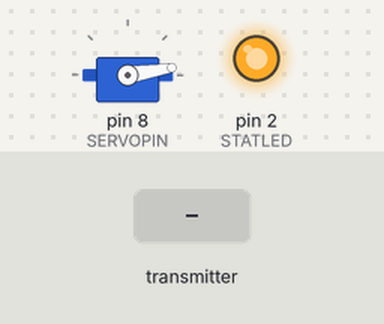
A sketch run on a simulated Arduino Uno, built with avr-gcc and run on an emulated ATmega328P. On the bench: servo, output pins drawn as LEDs (lit = HIGH). The test bench sets the inputs (shaded band). No radio packets arrive unless stated; what the sketch prints to the serial monitor is not drawn.

Above: at 1.2 s.
1.3 s: the transmitter starts sending potR = 0
At 2.0 s:
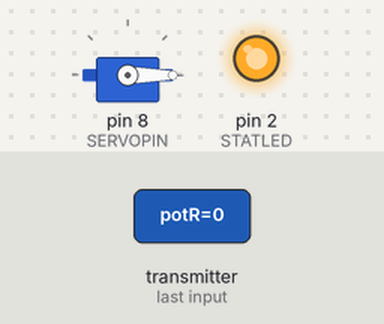
2.8 s: the transmitter starts sending potL = 0
5.8 s: the transmitter starts sending potR = 256
At 6.6 s:
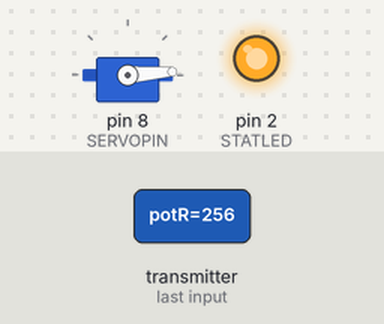
Timing chart, 0 to 8.8 s (numbered marks = the images above; inputs shaded):
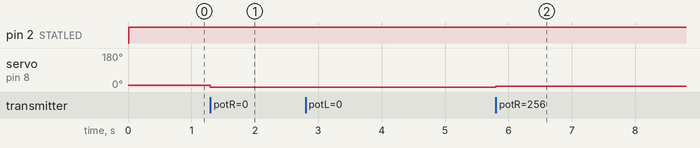

Measured:
- after the input at 1.3 s, servo on pin 8 (SERVOPIN): 9° → 0° at once
- after the input at 5.8 s, servo on pin 8 (SERVOPIN): 0° → 4° at once

The sketch:

receiver.ino
```cpp
// (licence header left out)
/* Modified receiver code to receive data from a remote
 * on the 2.4GHz bandwidth
 * Modified by Kurt Querengesser
 */

#include <SPI.h>
#include "printf.h"
#include "RF24.h"
#include <Servo.h>

#define STATLED 2 // LED pin #
#define CE_PIN 6 // Chip Enable pin
#define CSN_PIN 5 // Chip Select Not pin
#define RECEIVER false // The role of this device
#define CENTER 512 // Center of the potentiometer
#define SERVOPIN 8 // Pin to attach servo to

// Instantiate Servo object
Servo myservo;

// instantiate an object for the nRF24L01 transceiver
RF24 radio(CE_PIN, CSN_PIN);

// Let these addresses be used for the pair
uint8_t address[][6] = {"1Node", "2Node"};
// It is very helpful to think of an address as a path instead of as
// an identifying device destination

// to use different addresses on a pair of radios, we need a variable to
// uniquely identify which address this radio will use to transmit
bool radioNumber = 1; // 0 uses address[0] to transmit, 1 uses address[1] to transmit

// Used to control whether this node is sending or receiving
bool role = RECEIVER;  // true = TX role, false = RX role

// Payload to be sent that contains all of the pot values
struct potData {
  uint16_t potR;
  uint16_t potL;
};

// Initializing payload
potData payload = {CENTER, CENTER};

// Setting payload size
int plSize = sizeof(payload);

void setup() {

  Serial.begin(115200);
  while (!Serial) {
    // some boards need to wait to ensure access to serial over USB
  }

  // initialize the transceiver on the SPI bus
  if (!radio.begin()) {
    Serial.println(F("radio hardware is not responding!!"));
    while (1) {} // hold in infinite loop
  }

  // // To set the radioNumber via the Serial monitor on startup
  // Serial.println(F("Which radio is this? Enter '0' or '1'. Defaults to '0'"));
  // while (!Serial.available()) {
  //   // wait for user input
  // }
  //char input = Serial.parseInt();
  //radioNumber = input == 1;
  Serial.print(F("radioNumber = "));
  Serial.println((int)radioNumber);

  // Set the PA Level low to try preventing power supply related problems
  // because these examples are likely run with nodes in close proximity to
  // each other.
  radio.setPALevel(RF24_PA_LOW);  // RF24_PA_MAX is default.

  // save on transmission time by setting the radio to only transmit the
  radio.setPayloadSize(plSize);

  // set the TX address of the RX node into the TX pipe
  radio.openWritingPipe(address[radioNumber]);     // always uses pipe 0

  // set the RX address of the TX node into a RX pipe
  radio.openReadingPipe(1, address[!radioNumber]); // using pipe 1

  // additional setup specific to the node's role
  if (role) {
    radio.stopListening();  // put radio in TX mode
  } else {
    radio.startListening(); // put radio in RX mode
  }

  // For debugging info
  // printf_begin();             // needed only once for printing details
  // radio.printDetails();       // (smaller) function that prints raw register values
  // radio.printPrettyDetails(); // (larger) function that prints human readable data

  // Initialize IO
  pinMode(STATLED, OUTPUT);
  myservo.attach(SERVOPIN);

} // setup

void loop() {
  receiveData();
  steer(payload.potR);
} // loop

bool receiveData() {
  if (!role) {
    // This device is a RX node

    uint8_t pipe;
    if (radio.available(&pipe)) {             // is there a payload? get the pipe number that recieved it
      uint8_t bytes = radio.getPayloadSize(); // get the size of the payload
      radio.read(&payload, bytes);            // fetch payload from FIFO
      Serial.print(F("Received "));
      // Serial.print(bytes);                    // print the size of the payload
      // Serial.print(F(" bytes on pipe "));
      // Serial.print(pipe);                     // print the pipe number // DEBUG ONLY
      digitalWrite(STATLED, LOW); // Turn off the Status LED to indicate transmission was sucessful
    } else {
      digitalWrite(STATLED, HIGH); // Turn on the Status LED to indicate standby mode
      // Also put a timer to automatically shut down if no signal is received for a period of time
    }
  } // role
}

// Returns vehicle to default steering position and zero throttle
void defaultPos() {
  throttle(CENTER);
  steer(CENTER);
}

// Maps ADC value to throttle value
void throttle(int val) {
  val = map(val, 0, 1023, -100, 100); // map(input, adcLow, adcHigh, -100%throttle, +100%throttle)
  // run motor based on val, negative being reverse
}

void steer(int val) {
  val = map(val, 0, 1023, 0, 18); // map(input, adcLow, adcHigh, 0 degrees, 180 degrees) NOTE: will need tweaking for precise values
  myservo.write(val);
}
```
